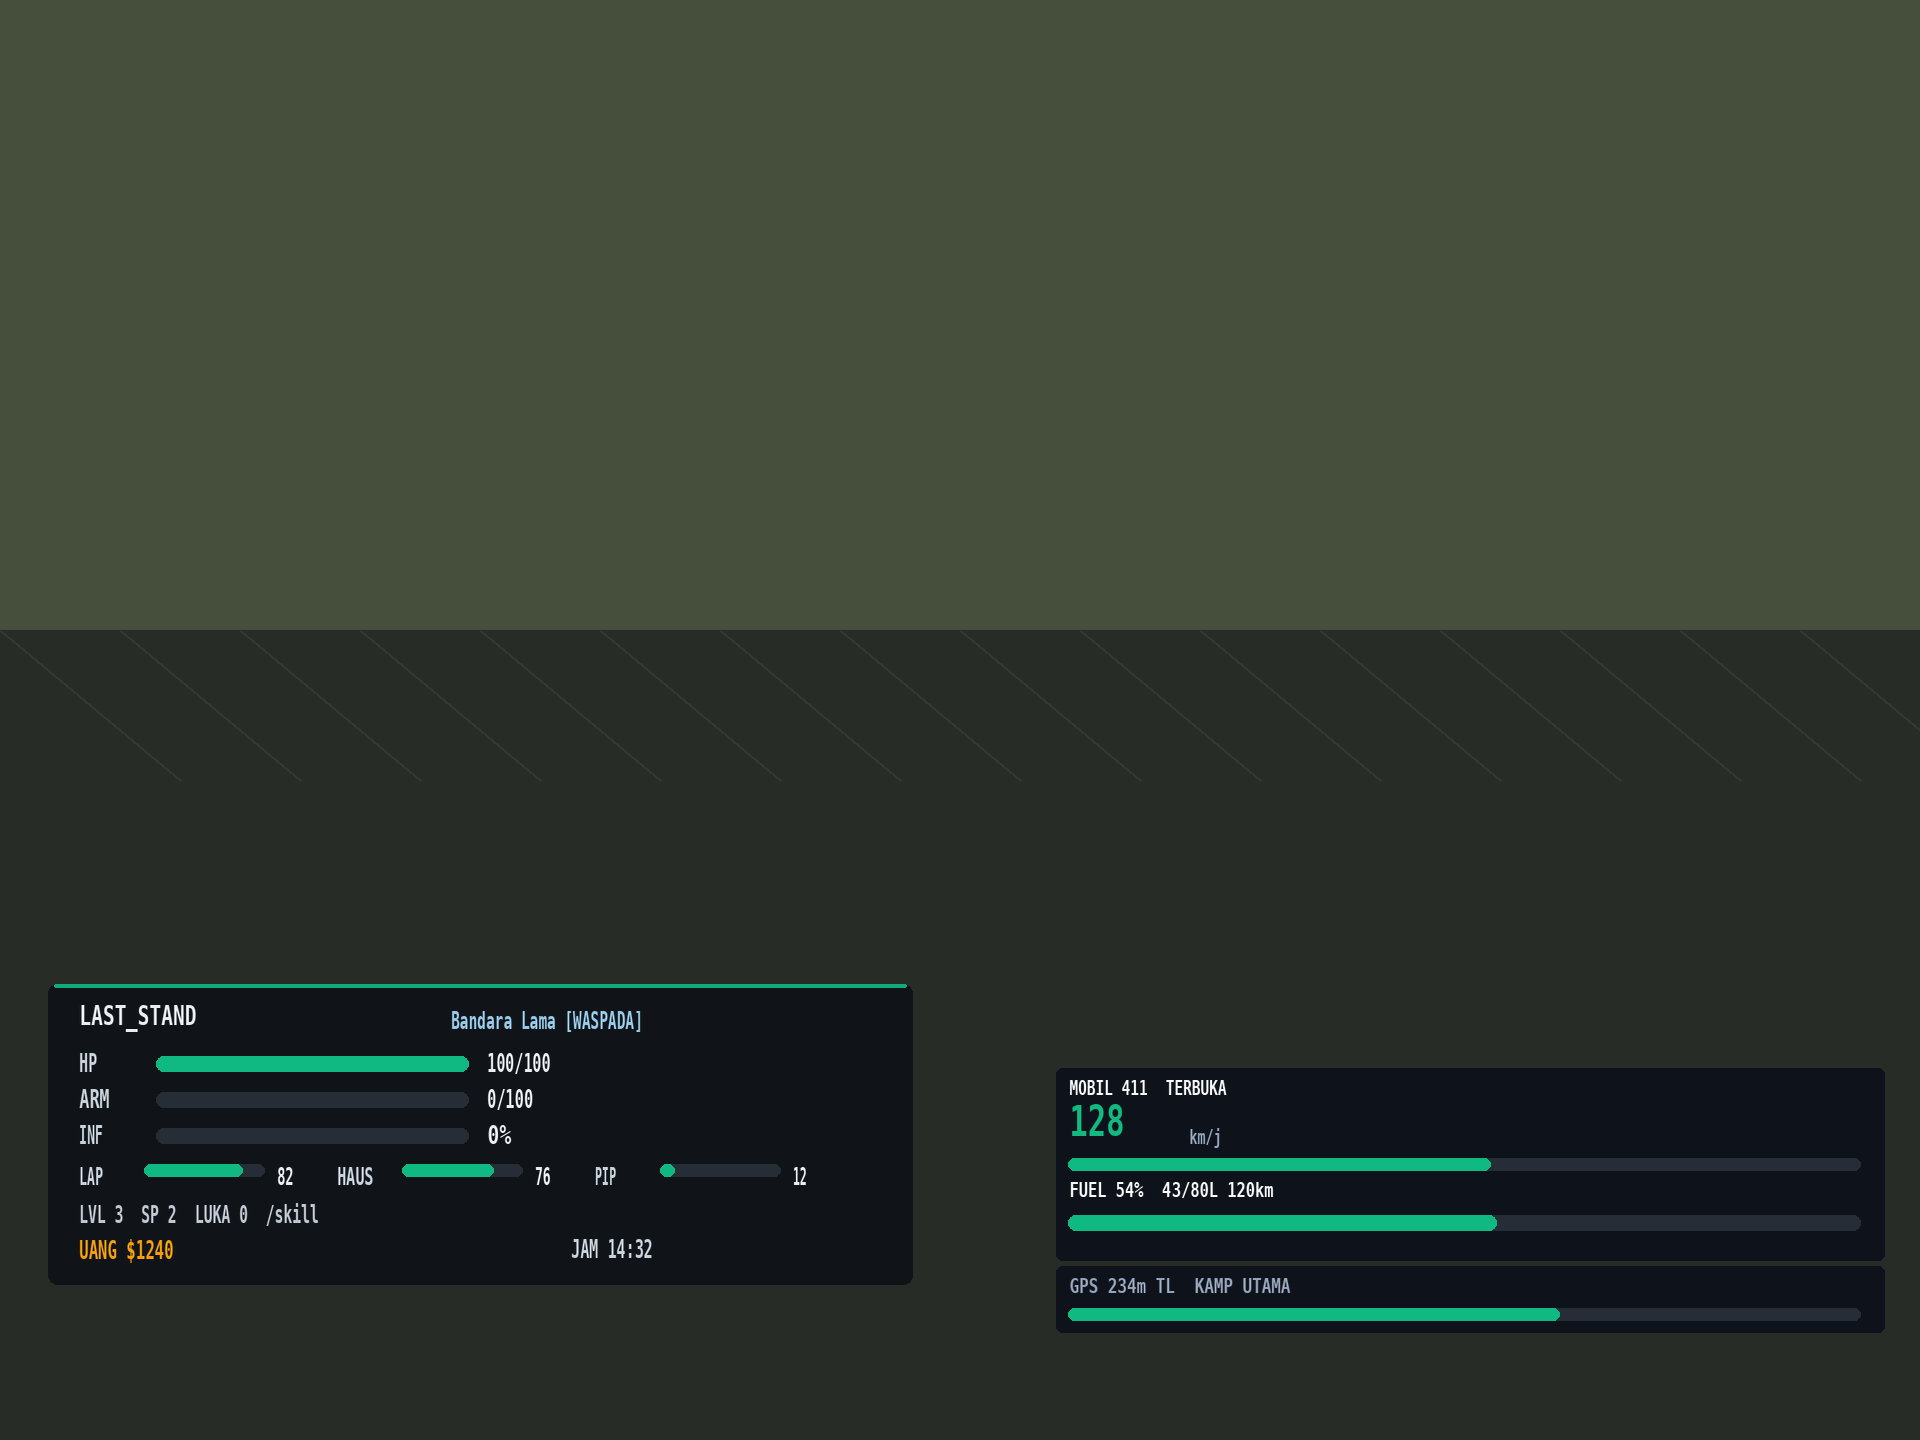

Recreate this plot in Python.
"""Render mockup HUD 640x480 (diperbesar 3x) memakai geometri yang SAMA dengan
gamemodes/modules/ui/hud.inc. Dipakai untuk menilai tata letak secara visual
sebelum angka apa pun dipindahkan ke Pawn.

Jalankan: /tmp/hudvenv/bin/python tools/hud_preview/mockup.py out.png
"""
import sys
from PIL import Image, ImageDraw, ImageFont

SCALE = 3
W, H = 640, 480

# fonts.dat lebar karakter font 1 (sama dengan TDCharWidth di td_measure.inc)
FONT1 = {
    32: 15, 33: 9, 37: 34, 43: 20, 45: 14, 46: 12, 47: 15,
    48: 23, 49: 15, 50: 21, 51: 21, 52: 21, 53: 21, 54: 21, 55: 20,
    56: 21, 57: 21, 65: 22, 66: 19, 67: 19, 68: 22, 69: 16, 70: 19,
    71: 24, 72: 22, 73: 11, 74: 16, 75: 21, 76: 15, 77: 28, 78: 24,
    79: 27, 80: 20, 81: 25, 82: 19, 83: 19, 84: 18, 85: 23, 86: 23,
    87: 31, 88: 23, 89: 19, 90: 21, 95: 21, 97: 19, 98: 20, 99: 14,
    100: 20, 101: 19, 102: 13, 103: 20, 104: 19, 105: 9, 106: 9, 107: 19,
    108: 9, 109: 29, 110: 19, 111: 21, 112: 19, 113: 19, 114: 15, 115: 15,
    116: 14, 117: 18, 118: 19, 119: 27, 120: 20, 121: 20, 122: 17,
}


def text_width(text, letter_x):
    return sum(FONT1.get(ord(ch), 32 and FONT1[32]) for ch in text) * letter_x


def font_for(letter_y, letter_x=None):
    # tinggi glyph ~ letterY * 11 satuan pada kanvas 640x480; lebar ikut letterX
    px = max(6, int(round(letter_y * 11 * SCALE)))
    return _font(px)


def _font(px):
    try:
        return ImageFont.truetype(
            "/usr/share/fonts/truetype/dejavu/DejaVuSansMono-Bold.ttf", px)
    except Exception:
        return ImageFont.load_default()


COMP = [1.0]


def rr(draw, box, radius, fill, outline=None):
    x0, y0, x1, y1 = [v * SCALE for v in box]
    x0 *= COMP[0]; x1 *= COMP[0]
    draw.rounded_rectangle([x0, y0, x1, y1], radius=radius * SCALE,
                           fill=fill, outline=outline)


def text(draw, x, y, s, letter_x, letter_y, color):
    """Teks digambar lalu DIPERAS horizontal ke lebar fonts.dat, supaya mockup
    memakai ukuran yang sama dengan TextDraw asli (bukan lebar font sistem)."""
    target_w = max(1, int(round(text_width(s, letter_x * COMP[0]) * SCALE)))
    f = font_for(letter_y)
    probe = Image.new("RGBA", (10, 10))
    box = ImageDraw.Draw(probe).textbbox((0, 0), s, font=f)
    w, h = box[2] - box[0], box[3] - box[1]
    if w <= 0 or h <= 0:
        return
    layer = Image.new("RGBA", (w + 4, h + 6), (0, 0, 0, 0))
    ImageDraw.Draw(layer).text((2 - box[0], 3 - box[1]), s, font=f, fill=color)
    layer = layer.resize((target_w, layer.height), Image.LANCZOS)
    draw._image.paste(layer, (int(x * SCALE * COMP[0]), int(y * SCALE)),
                      layer)


def bar(draw, x, y, w, h, fill_ratio, track=(38, 45, 55), fill=(16, 185, 129)):
    w = w * COMP[0]
    rr(draw, (x, y, x + w, y + h), h / 2, track + (255,))
    if fill_ratio > 0:
        rr(draw, (x, y, x + w * fill_ratio, y + h), h / 2, fill + (255,))


def render(path, design, comp=1.0, stretch=1.0):
    img = Image.new("RGB", (W * SCALE, H * SCALE), (26, 32, 24))
    d = ImageDraw.Draw(img, "RGBA")

    # dunia: jalan + rumput supaya kontras teks terlihat realistis
    d.rectangle([0, 0, W * SCALE, 210 * SCALE], fill=(70, 78, 60, 255))
    d.rectangle([0, 210 * SCALE, W * SCALE, H * SCALE], fill=(40, 44, 38, 255))
    for i in range(0, W, 40):
        d.line([i * SCALE, 210 * SCALE, (i + 60) * SCALE, 260 * SCALE],
               fill=(52, 56, 48, 255), width=2)

    p = design["panel"]
    rr(d, (p["x"], p["y"], p["x"] + p["w"], p["y"] + p["h"]), 3,
       (10, 14, 20, 205))
    rr(d, (p["x"] + 2, p["y"], p["x"] + p["w"] - 2, p["y"] + 1), 1,
       (16, 185, 129, 235))

    text(d, p["brand"][0], p["brand"][1], "LAST_STAND", 0.20, 0.85, (232, 238, 245))
    text(d, p["zone"][0], p["zone"][1], "Bandara Lama [WASPADA]", 0.15, 0.72,
         (150, 200, 230))

    for row in design["rows"]:
        text(d, row["name"][0], row["name"][1], row["label"], 0.16, 0.78, (200, 208, 218))
        bar(d, row["bar"][0], row["bar"][1], row["bar_w"], row["bar_h"], row["ratio"],
            fill=row["color"])
        text(d, row["value"][0], row["value"][1], row["text"], 0.16, 0.78, (232, 238, 245))

    for mini in design["minis"]:
        text(d, mini["name"][0], mini["name"][1], mini["label"], 0.15, 0.72, (200, 208, 218))
        bar(d, mini["bar"][0], mini["bar"][1], mini["bar_w"], mini["bar_h"], mini["ratio"])
        text(d, mini["value"][0], mini["value"][1], mini["text"], 0.15, 0.72, (232, 238, 245))

    text(d, p["progress"][0], p["progress"][1], "LVL 3  SP 2  LUKA 0  /skill",
         0.18, 0.75, (190, 198, 208))
    text(d, 26, 412, "UANG $1240", 0.16, 0.78, (245, 158, 11))
    text(d, 190, 412, "JAM 14:32", 0.16, 0.78, (200, 208, 218))

    v = design["vehicle"]
    if v:
        # Grid yang sama dengan hud.inc: kartu A 256..320, kartu B 322..344.
        rr(d, (v["x"], 356, v["x"] + v["w"], 420), 2, v["card"])
        text(d, v["text_x"], 359, "MOBIL 411  TERBUKA", 0.16, 0.62, v["text_pri"])
        text(d, v["text_x"], 367, str(v["kmh"]), 0.34, 1.30, v["accent"])
        text(d, 396, 375, "km/j", 0.16, 0.62, v["text_sec"])
        bar(d, v["text_x"], 386, v["w"] - 12, 4, v["kmh"] / 240.0, fill=v["accent"])
        text(d, v["text_x"], 393, v["label"], 0.16, 0.62, v["text_pri"])
        bar(d, v["text_x"], 405, v["w"] - 12, 5, v["ratio"], fill=v["accent"])
        # Kartu B: GPS 322..344
        rr(d, (v["x"], 422, v["x"] + v["w"], 444), 2, v["card"])
        text(d, v["text_x"], 425, v["gps"], 0.16, 0.62, v["text_sec"])
        bar(d, v["text_x"], 436, v["w"] - 12, 4, v["gps_ratio"], fill=v["accent"])

    # Simulasi klien HP: kanvas 640x480 diregangkan ke layar 20:9 (x 1.52x).
    if stretch != 1.0:
        img = img.resize((int(W * SCALE * stretch), H * SCALE), Image.LANCZOS)
    img.save(path)
    print("mockup:", path)


def run(comp, stretch, out):
    COMP[0] = comp
    render(out, DESIGN, comp=comp, stretch=stretch)


if __name__ == "__main__":
    out = sys.argv[1] if len(sys.argv) > 1 else "mockup.png"
    DESIGN = {
        "panel": {
            "x": 16, "y": 328, "w": 288, "h": 100,
            "brand": (26, 334), "zone": (150, 336), "progress": (26, 400),
        },
        "rows": [
            {"label": "HP", "name": (26, 350), "bar": (52, 352), "bar_w": 104,
             "bar_h": 5, "ratio": 1.0, "color": (16, 185, 129),
             "value": (162, 350), "text": "100/100"},
            {"label": "ARM", "name": (26, 362), "bar": (52, 364), "bar_w": 104,
             "bar_h": 5, "ratio": 0.0, "color": (56, 132, 255),
             "value": (162, 362), "text": "0/100"},
            {"label": "INF", "name": (26, 374), "bar": (52, 376), "bar_w": 104,
             "bar_h": 5, "ratio": 0.0, "color": (16, 185, 129),
             "value": (162, 374), "text": "0%"},
        ],
        "minis": [
            {"label": "LAP", "name": (26, 388), "bar": (48, 388), "bar_w": 40,
             "bar_h": 4, "ratio": 0.82, "value": (92, 388), "text": "82"},
            {"label": "HAUS", "name": (112, 388), "bar": (134, 388), "bar_w": 40,
             "bar_h": 4, "ratio": 0.76, "value": (178, 388), "text": "76"},
            {"label": "PIP", "name": (198, 388), "bar": (220, 388), "bar_w": 40,
             "bar_h": 4, "ratio": 0.12, "value": (264, 388), "text": "12"},
        ],
        "vehicle": {"x": 352, "w": 276, "text_x": 356,
                    "kmh": 128,
                    "label": "FUEL 54%  43/80L 120km",
                    "ratio": 0.54,
                    "gps": "GPS 234m TL  KAMP UTAMA",
                    "gps_ratio": 0.62,
                    # palet per design (sama dengan tabel gHudSkins di hud.inc)
                    "card": (11, 15, 25, 230),
                    "text_pri": (248, 250, 252),
                    "text_sec": (148, 163, 184),
                    "accent": (16, 185, 129)},
    }
    comp = float(sys.argv[2]) if len(sys.argv) > 2 else 1.0
    stretch = float(sys.argv[3]) if len(sys.argv) > 3 else 1.0
    run(comp, stretch, out)
